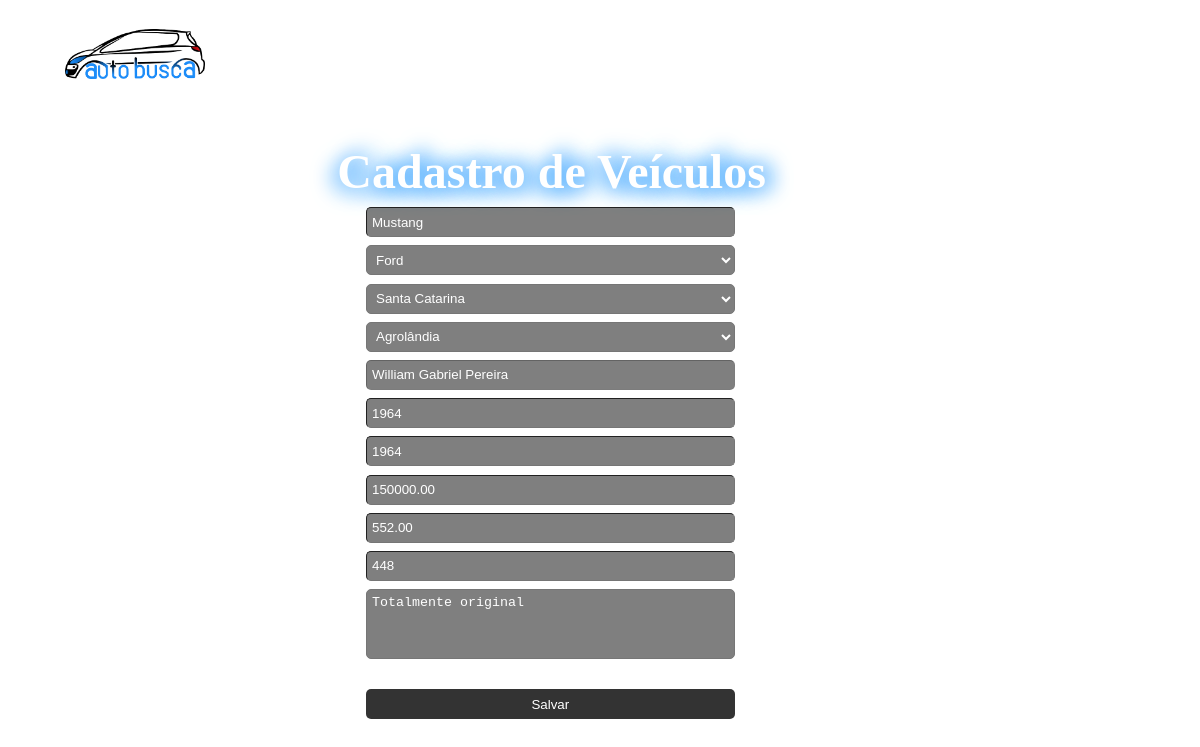
The page /cad_veiculo.php?acao=editar&codigo=3 (signed in) on the database its author committed.
### tables this page shows
CREATE TABLE `veiculo` (
  `codigo` int(11) NOT NULL AUTO_INCREMENT,
  `marca` int(11) DEFAULT NULL,
  `nome` varchar(45) NOT NULL,
  `fabricacao` varchar(45) NOT NULL,
  `modelo_ano` varchar(45) DEFAULT NULL,
  `valor` decimal(40,2) DEFAULT NULL,
  `descricao` text,
  `localidade` int(11) DEFAULT NULL,
  `quilometragem` decimal(20,2) DEFAULT NULL,
  `proprietario` int(11) DEFAULT NULL,
  `foto` varchar(45) DEFAULT NULL,
  `n_chassi` varchar(45) DEFAULT NULL,
  PRIMARY KEY (`codigo`),
  KEY `localidade` (`localidade`),
  KEY `proprietario` (`proprietario`),
  KEY `marca_idx` (`marca`),
  CONSTRAINT `marca` FOREIGN KEY (`marca`) REFERENCES `marca` (`codigo`) ON DELETE NO ACTION ON UPDATE NO ACTION,
  CONSTRAINT `veiculo_ibfk_1` FOREIGN KEY (`localidade`) REFERENCES `cidade` (`codigo`),
  CONSTRAINT `veiculo_ibfk_2` FOREIGN KEY (`proprietario`) REFERENCES `usuario` (`codigo`)
);

CREATE TABLE `marca` (
  `codigo` int(11) NOT NULL AUTO_INCREMENT,
  `nome` varchar(45) NOT NULL,
  PRIMARY KEY (`codigo`)
);

### acaoVeiculo.php (called while the page is built, shortened)
<?php
	function carregaBDParaVetor($codigo){
		$sql = 'SELECT * FROM '.$GLOBALS['tb_veiculo'].
		       ' WHERE codigo = '.$codigo;
		$result = mysqli_query($GLOBALS['conexao'],$sql);
		$dados = array();
		while ($row = mysqli_fetch_array($result)){
			$dados['codigo'] = $row["codigo"];
			$dados['nome'] = $row["nome"];
			$dados['marca'] = $row["marca"];
			$dados['cidade'] = $row["localidade"];
			$dados['fabricacao'] = $row["fabricacao"];
			$dados['modelo_ano'] = $row["modelo_ano"];
			$dados['valor'] = $row["valor"];
			$dados['descricao'] = $row["descricao"];
			$dados['quilometragem'] = $row["quilometragem"];
			$dados['proprietario'] = $row["proprietario"];
			$dados['n_chassi'] = $row["n_chassi"];
		}
		return $dados;
	}
?>

### conf/conf.inc.php (called while the page is built, shortened)
<?php
	$tb_marca = "marca";
	$tb_cidade = "cidade";
	$tb_estado = "estado";
?>

### cad_veiculo.php (the view, shortened to what this page needs)
<!DOCTYPE html>
<?php
    if (!isset($_SESSION['logado']) || $_SESSION['logado'] == 'FALSE') {
        header('location:login.php');
    }else{
        $title = "Cadastro de Veículos";
        include 'acaoVeiculo.php';
        $acao = '';
        if (isset($_GET["acao"]))
            $acao = $_GET["acao"];
        if ($acao == "editar"){
            if (isset($_GET["codigo"])){
                $codigo = $_GET["codigo"];
                $dados = carregaBDParaVetor($codigo);
            }
        $sql = 'SELECT estado FROM '.$tb_cidade.' WHERE codigo='.$dados['cidade'];
        $result = mysqli_query($conexao,$sql);
        $row = mysqli_fetch_array($result);
        $codigo_estado = $row[0];
        }
    }
?>
<html>
<head>
    <link rel="stylesheet" href="css/css.css">
    <link rel="stylesheet" href="css/font-awesome/css/font-awesome.min.css">
</head>
<body>
    <?php
        include 'menu_loged.php';
    ?>
    <br>
    <div class="container">
        <div class="central">
    <form action="acaoVeiculo.php" id="form" method="post">
        <h1 class="cad_carro"><?php echo $title; ?></h1>
        <input type="text" name="nome" id="nome" placeholder="Nome automóvel" value="<?php if ($acao == "editar") echo $dados['nome'];?>"><br>
        <select name="marca" id="marca">
        <?php
            $sql = 'SELECT * FROM '.$tb_marca.' ORDER by nome';
            $result = mysqli_query($conexao,$sql);
            while ($row = mysqli_fetch_array($result)){
                echo '<option value="'.$row['codigo'].'"';
                if ($acao == "editar" && $dados['marca'] == $row['codigo'])
                    echo ' selected';
                echo '>'.$row['nome'].'</option>';
            }
        ?>
        </select><br>
        <select name="estado" id="estado" onchange="cidadePorEstado();">
        <?php
            $sql = 'SELECT * FROM '.$tb_estado.' ORDER by nome';
            $result = mysqli_query($conexao,$sql);
            while ($row = mysqli_fetch_array($result)){
                echo '<option value="'.$row['codigo'].'"';
                if ($acao == "editar" && $codigo_estado == $row['codigo'])
                    echo ' selected';
                echo '>'.$row['nome'].'</option>';
            }
        ?></select><br>
        <select name="cidade" id="cidade" required>
        <?php
            if ($acao == "editar") {
                $sql = 'SELECT * FROM '.$tb_cidade.' WHERE estado='.$codigo_estado.' ORDER by nome';
                $result = mysqli_query($conexao,$sql);
                while ($row = mysqli_fetch_array($result)){
                    echo '<option value="'.$row['codigo'].'"';
                    if ($dados['cidade'] == $row['codigo'])
                        echo ' selected';
                    echo '>'.$row['nome'].'</option>';
                }
            }
        ?>
        </select><br>
        <input type='text' value="<?php echo $_SESSION['nome']; ?>" disabled><br>
        <input type="text" name="fabricacao" id="fabricacao" placeholder="Ano de fabricação" value="<?php if ($acao == "editar") echo $dados['fabricacao'];?>"><br>
        <input type="text" name="modelo_ano" id="modelo_ano" placeholder="Ano do modelo" value="<?php if ($acao == "editar") echo $dados['modelo_ano'];?>"><br>
        <input type="text" name="valor" id="valor" placeholder="Valor" value="<?php if ($acao == "editar") echo $dados['valor'];?>"><br>
        <input type="text" name="quilometragem" id="Quilometragem" placeholder="quilometragem" value="<?php if ($acao == "editar") echo $dados['quilometragem'];?>"><br>
        <input type="text" name="n_chassi" id="n_chassi" placeholder="Número do chassi" value="<?php if ($acao == "editar") echo $dados['n_chassi'];?>"><br>
        <textarea name="descricao" id="descricao" placeholder="Descrição"><?php if ($acao == "editar") echo $dados['descricao'];?></textarea>
        <br><br>
        <button name="acao" value="salvar" id="acao"
        type="submit">Salvar</button>
    </form>
    </div>
</div>
</body>
</html>

### css/css.css (style rules this page uses)
body { background-size: 100%; }
* { margin: 0; padding: 0; box-sizing: border-box; -webkit-box-sizing: border-box; -moz-box-sizing: border-box; }
.container { width: 100%; margin-left: auto; margin-right: auto; padding: 0 0px; }
@media (min-width: 1170px) { .container { max-width: 1170px; padding: 0; } }
h1 { color: #fff; }
.central { margin-left: 30%; }
option { background: #fff; color: #000; }
input, select, textarea { margin-top: 1%; width: 45%; height: 30px; resize: none; background-color: rgba(0, 0, 0, 0.5); color: #fff; padding: 5px; border-radius: 5px; border-width: 1px; }
input::placeholder, textarea::placeholder { color: #fff; }
textarea { height: 70px; }
button { margin-top: 1%; width: 45%; height: 30px; resize: none; background-color: rgba(0, 0, 0, 0.8); border: 0px; color: #fff; padding: 5px; border-radius: 5px; }
.cad_carro { margin-left: -3.5%; font-size: 3em; text-shadow: #57b1ff -7px 5px 20px, #57b1ff 7px -5px 20px,#57b1ff 7px 5px 20px; }

### cad_veiculo.php (style rules this page uses)
body { background-image: url('img/cad_veiculo.jpg'); }

### rows shown on the page
veiculo: nome "Mustang", marca "Ford", cidade "Agrolândia", fabricacao "1964", modelo_ano "1964", valor "150000.00", quilometragem "552.00", n_chassi "448", descricao "Totalmente original"

### other values the page prints
$title "Cadastro de Veículos"
form field estado "Santa Catarina"
